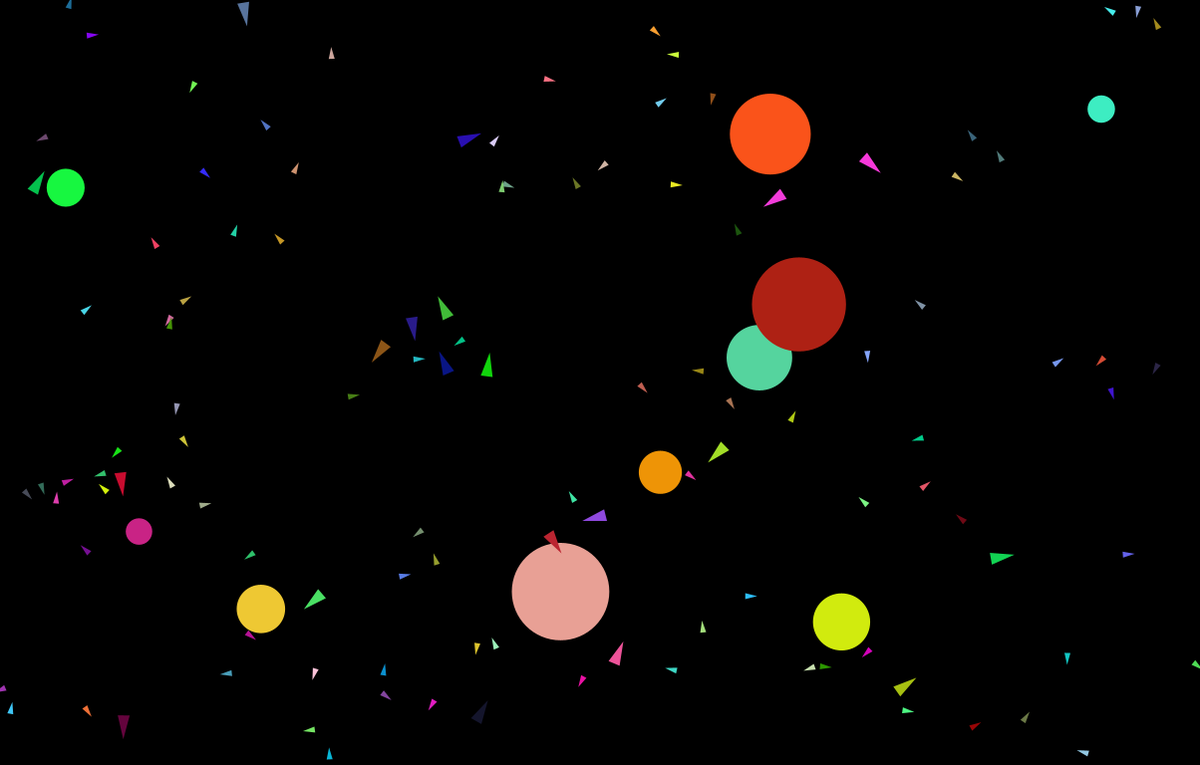
Frame 1 (no input)
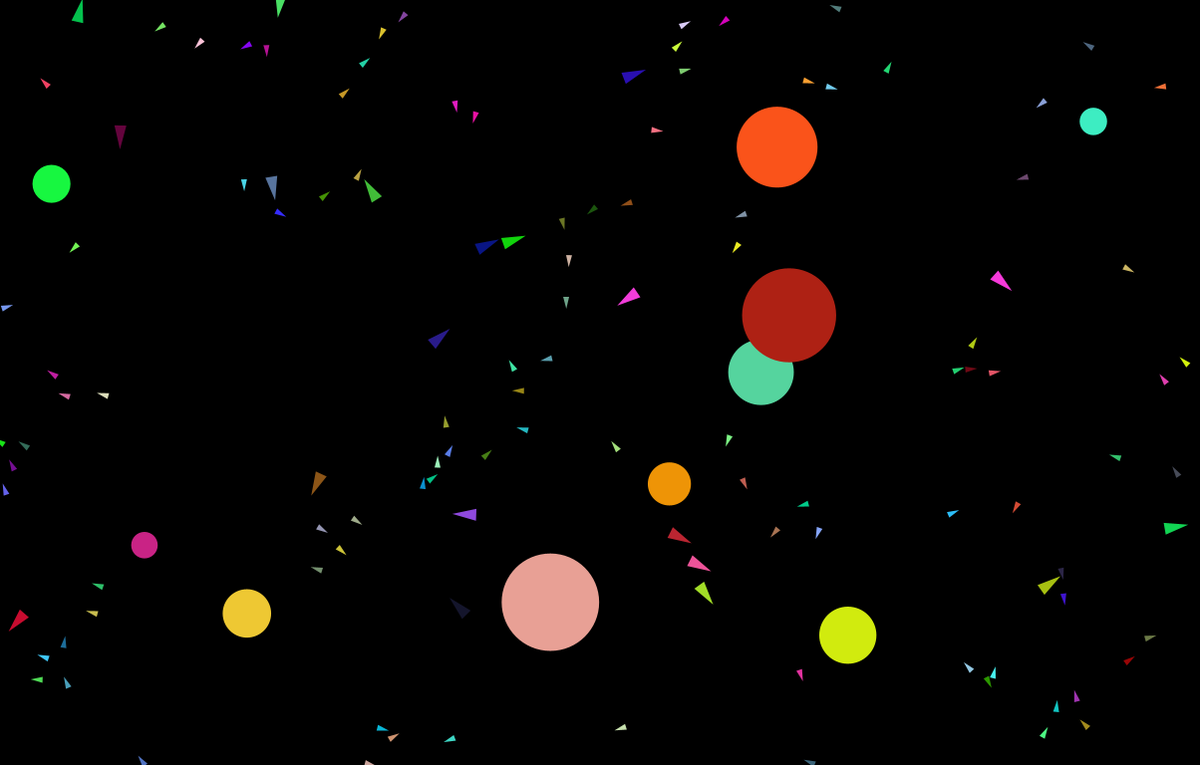
Frame 60 (the mouse pressed at the canvas centre just before this capture)
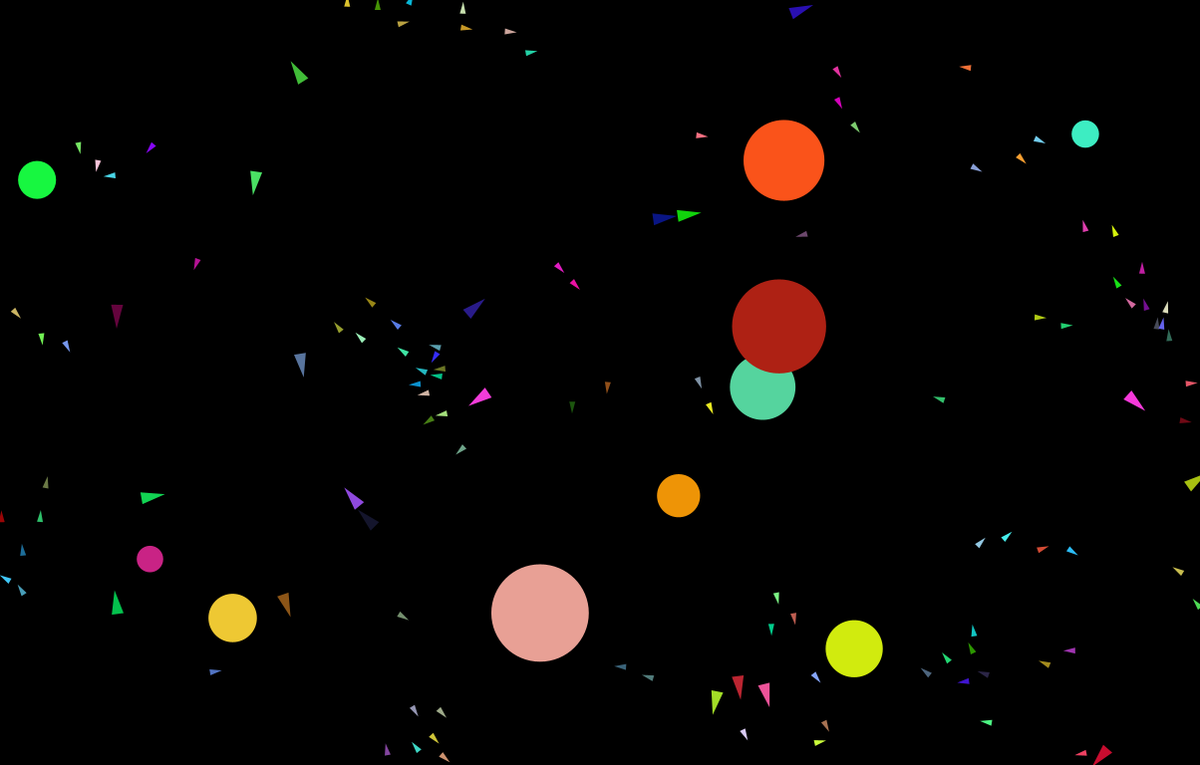
Frame 120 (the mouse held since frame 60 and released just before this capture)

The Processing sketch that drew these frames (run headless with seeded random() and noise(); from frame 60 on, the mouse is pressed at the canvas centre):

// Processing sketch: autononous_systems
// ── autononous_systems.pde
Particle p;
Particle v;
//Particle loki;

ArrayList<Particle> particles;
ArrayList<Particle> targets;
ArrayList<Particle> lokis;

PVector mouse_target;

void setup() {
  size(1204, 768);
  //p = new Particle();
  //v = new Particle();
  //p.maxspeed = 8;
  //test_avoid_setup();

  //loki = new Particle( new PVector(random(width),random(height)));
  //loki.size = 10;
  //loki.maxspeed = 3;
  //loki.debug = false;

  mouse_target = new PVector(width/2, height/2);
  particles = new ArrayList<Particle>();
  lokis = new ArrayList<Particle>();

  for (int i =0; i < 20; i++) {
    lokis.add( new Particle( new PVector( random(width), random(height))));  
    lokis.get(i).size = 6;
    lokis.get(i).maxspeed = 3;
  }

  for (int i =0; i < 100; i++) {
    particles.add( new Particle( new PVector( random(width), random(height))));
  }

  targets = new ArrayList<Particle>();

  for (int i =0; i < 10; i++) {
    targets.add( new Particle(new PVector( random(width), random(height))));
    // targets.get(i).velocity.mult(0);
    targets.get(i).size = random(10, 50);
    targets.get(i).maxspeed = 0.25;
    targets.get(i).scan_radius = 2* targets.get(i).size;
  }
}

void draw() {
  background(0); 
  frameRate(30);
  //test_avoid();

  //p.run();
  //v.run();

  test_complex_02();

  //loki_test();
}

//void loki_test(){

// loki.apply_force(loki.wander());
//for(Particle t: targets){
//  PVector avoid_force = loki.avoid(t.position, t.size);
//  loki.apply_force(avoid_force);
//  }
//loki.run(); 

//}

void test_complex_02() {
  for (Particle p : particles) {
    p.apply_behaviors(particles);
    for (Particle t : targets) {
      PVector avoid_force = p.avoid(t.position, t.size);
      p.apply_force(avoid_force);
    }
    for (Particle l : lokis) {
      PVector flee_force = p.flee(l, true);
      flee_force.mult(2);
      p.apply_force(flee_force);
    }
    //PVector flee_force = p.flee(loki,true);
    //flee_force.mult(2);
    //p.apply_force(flee_force);
    p.run();
  }

  for (Particle t : targets) {
    PVector sep = t.separate(targets);
    t.apply_force(sep);
    t.boundaries_pass();
    t.update();
    t.display02();
  }

  for (Particle l : lokis) {
    l.apply_behaviors(lokis);
    for (Particle t : targets) {
      PVector avoid_force = l.avoid(t.position, t.size);
      l.apply_force(avoid_force);
    }
    l.run();
  }
}

void test_complex_01() {
  for (Particle p : particles) {
    p.apply_behaviors(particles);
    PVector force = p.avoid(mouse_target, 50);
    p.apply_force(force);
    p.run();
  }

  show_mouse_target();
}

void test_avoid_setup() {

  p = new Particle(new PVector(0, height/2));
  v = new Particle(new PVector(0, 30));


  p.col = color(255, 0, 0);
  p.maxspeed = 4;

  mouse_target = new PVector(width/2, height/2);
}
void test_avoid() {
  //PVector force = p.avoid(mouse_target);
  PVector seek_force = p.seek(v, false);
  //p.apply_force(force);
  p.apply_force(seek_force);
}


void test_rendezvou_setup() {
  v = new Particle(new PVector(0, 30));
  p = new Particle(new PVector(100, height - 100));

  v.velocity = new PVector(4, 1);
  p.velocity = new PVector(0, 0);

  p.col = color(255, 0, 0);
  v.col = color(255, 255, 255);
  p.maxspeed = 4;
}
void test_rendezvou() {
  PVector force = p.rendezvou(v, false);
  p.apply_force(force);
}

void test_evade_setup() {
  v = new Particle(new PVector(0, 0));
  p = new Particle(new PVector(width/2, height/2));

  v.velocity = new PVector(4, 2.5);
  p.velocity = new PVector(0, 0);

  p.col = color(255, 0, 0);
  v.col = color(255, 255, 255);
  p.maxspeed = 4;
}
void test_evade() {
  PVector force = p.evade(v, true);
  p.apply_force(force);
}



void test_pursuit_setup() {
  v = new Particle(new PVector(0, 30));
  p = new Particle(new PVector(100, height - 100));

  v.velocity = new PVector(4, 1);
  p.velocity = new PVector(0, 0);

  p.col = color(255, 0, 0);
  v.col = color(255, 255, 255);
  p.maxspeed = 4;
}
void test_pursuit() {
  PVector force = p.pursuit(v, false);
  p.apply_force(force);
}


void show_mouse_target() {

  noFill();
  ellipseMode(RADIUS);

  stroke(255, 0, 255);
  ellipse(mouse_target.x, mouse_target.y, 50, 50);
}

void mouseClicked() {

  for (int i = 0; i < 100; i++) 
    particles.add(new Particle(new PVector(mouseX, mouseY)));
}

//void mouseClicked(){

//  v.position.x = mouseX;
//  v.position.y = mouseY;

//}

//void mouseClicked(){

//  mouse_target.x = mouseX;
//  mouse_target.y = mouseY;

//}
// ── Particle.pde
class Particle {
  int type;
  PVector position;
  PVector velocity;
  PVector acceleration;
  color col;
  float size;
  float lifetime;
  float age;
  float transparency;  
  float maxspeed;
  float maxforce;

  int mode;
  float safe_radius;
  float scan_radius;
  boolean scan_on;
  float wander_angle;

  boolean debug;

  Particle() {
    position = new PVector(random(width), random(height));
    init();
  }

  Particle(PVector p) {
    position = p.copy();
    init();
  }

  void init() {
    type = 0;
    maxspeed = 4;
    maxforce = 0.15;
    velocity = PVector.random2D();
    velocity.mult(maxspeed);
    acceleration = new PVector(0, 0);

    transparency = 255;
    col = color(random(255), random(255), random(255), transparency);

    size = 3;
    age = 0;
    lifetime = 255;

    mode = 0;

    safe_radius = pow(size, 3);
    scan_radius = 50;
    scan_on = false;
    wander_angle = 0;

    debug = false;
  }

  void run() {
boundaries_pass();
    update();
    display();
    
  }

  /*
* APPLY A FORCE TO PARTICLE
   */

  void apply_force(PVector force) {
    acceleration.add(force);
    //  acceleration.limit(maxforce);
  }

  /*
  * APPLY COMBINED FORCES TO PARTICLE
   */

  void apply_behaviors(ArrayList<Particle> particles) {

    PVector align_force = align(particles);
    PVector separate_force = separate(particles);
    PVector cohesion_force = cohesion(particles);

    align_force.mult(0.5);
    separate_force.mult(1.5);
    cohesion_force.mult(0.5);

    apply_force(align_force);
    apply_force(separate_force);
    apply_force(cohesion_force);

    
  }

  void update() {
    velocity.add(acceleration);
    velocity.limit(maxspeed);
    position.add(velocity);
    acceleration.mult(0);
   // display_scan();
  }

  void display() {
    float angle = velocity.heading() +PI/2;  
    fill(col);
    noStroke();

    pushMatrix();
    translate(position.x, position.y);
    rotate(angle);
    beginShape();
    vertex(0, -size*2);
    vertex(-size, size*2);
    vertex(size, size*2);
    endShape(CLOSE);
    //   ellipse(0, 0, size*2, size*2);

    popMatrix();
  }
    void display02() {
    float angle = velocity.heading() +PI/2;  
    fill(col);
    noStroke();

    pushMatrix();
    translate(position.x, position.y);
    //rotate(angle);
    //beginShape();
    //vertex(0, -size*2);
    //vertex(-size, size*2);
    //vertex(size, size*2);
    //endShape(CLOSE);
    ellipse(0, 0, size*2, size*2);

    popMatrix();
  }

  void display_scan() {
    stroke(255, 255, 0, 100);
    noFill();
    pushMatrix();
    translate(position.x, position.y);
    ellipseMode(RADIUS);
    ellipse(0, 0, scan_radius, scan_radius);
    popMatrix();
  }

  void boundaries_pass() {

    if (position.x < 0) {
      position.x =  width;
    } else if (position.x > width) {
      position.x = 0;
    }
    if (position.y < 0) {
      position.y =  height;
    } else if (position.y > height) {
      position.y = 0;
    }
  }


  /*
*  STEERING BEHAVIORS
   */

  // PRINCIPAL FUNCTION STEER
  PVector steer(PVector position_, PVector target_, PVector velocity_) {

    PVector desired = PVector.sub(target_, position_);
    desired.setMag(maxspeed);

    PVector steer = PVector.sub(desired, velocity_);
    steer.setMag(maxforce);

    return steer;
  }

  /*
  * SEEK A TARGET OR A POSITION
   *
   */
  PVector seek(Particle target, boolean scan) {
    if (scan) {
      float dist = PVector.dist(position, target.position);
      if (dist > scan_radius) {
        return new PVector(0, 0);
      }
    }    
    PVector force = steer(position, target.position, velocity);
    return force;
  }

  PVector seek(PVector target, boolean scan) {
    if (scan) {
      float dist = PVector.dist(position, target);
      if (dist > scan_radius) {
        return new PVector(0, 0);
      }
    }

    PVector force = steer(position, target, velocity);
    return force;
  }

  /*
  * FLEE FROM A PARTICLE OR A POSITION
   */

  PVector flee(Particle target, boolean scan) {

    if (scan) {
      float dist = PVector.dist(position, target.position);
      if (dist > scan_radius) {
        return new PVector(0, 0);
      }
    }

    PVector force = steer(position, target.position, velocity);
    force.mult(-1);
    return force;
  }

  PVector flee(PVector target, boolean scan) {

    if (scan) {
      float dist = PVector.dist(position, target);
      if (dist > scan_radius) {
        return new PVector(0, 0);
      }
    }
    PVector force = steer(position, target, velocity);
    force.mult(-1);
    return force;
  }

  /*
  * RANDOM WALK
   */
  PVector wander() {

    // float act = velocity.mag();    
    // float sight = 0.5*((act*act)/max_force);
    ////float sight = 100;

    PVector current_speed = velocity.copy();

    current_speed.normalize().mult(scan_radius);
    current_speed.add(position);


    if (random(1) < 0.01) {
      wander_angle = random(-PI, PI);
    }

    float vx = cos(wander_angle) * scan_radius;
    float vy = sin(wander_angle) * scan_radius;

    PVector future = new PVector(vx, vy);
    future.add(current_speed);
    //return seek(future); 
    if (debug) {
      noFill();
      stroke(255);
      strokeWeight(1);
      line(position.x, position.y, current_speed.x, current_speed.y);
      line(current_speed.x, current_speed.y, future.x, future.y);
      ellipseMode(RADIUS);
      ellipse(current_speed.x, current_speed.y, scan_radius, scan_radius);
    }
    //apply_force(seek(future));
    return seek(future, false);
    
    
}

  /*
  *   ARRIVE BEHAVIOR
   */

  PVector arrive(PVector target, boolean scan) {

    float distance;
    float slowing_distance;
    float clipped_speed;

    slowing_distance = 0.5*((maxspeed*maxspeed)/maxforce);
    clipped_speed = maxspeed;

    if (scan) {
      float dist = PVector.dist(position, target);
      if (dist > scan_radius) {
        return new PVector(0, 0);
      }
    }

    PVector desired = PVector.sub(target, position);
    distance = desired.mag();

    if (distance < slowing_distance) {
      clipped_speed = map(distance, slowing_distance, 0, maxspeed, 0);
    } 

    // This part is the steer funcion.
    desired.setMag(clipped_speed);
    PVector steer = PVector.sub(desired, velocity);
    steer.limit(maxforce);
    return steer;
  }

  PVector arrive(Particle target, boolean scan) {

    float distance;
    float slowing_distance;
    float clipped_speed;

    slowing_distance = 0.5*((maxspeed*maxspeed)/maxforce);
    clipped_speed = maxspeed;

    if (scan) {
      float dist = PVector.dist(position, target.position);
      if (dist > scan_radius) {
        return new PVector(0, 0);
      }
    }

    PVector desired = PVector.sub(target.position, position);
    distance = desired.mag();

    if (distance < slowing_distance) {
      clipped_speed = map(distance, slowing_distance, 0, maxspeed, 0);
    } 

    // This part is the steer funcion.
    desired.setMag(clipped_speed);
    PVector steer = PVector.sub(desired, velocity);
    steer.limit(maxforce);
    return steer;
  }

  /*
  * PURSUIT BEHAVIOR
   */

  PVector pursuit(Particle target, boolean scan) {

    PVector distance = PVector.sub(target.position, position);
    float d = distance.mag();  
    PVector dif = PVector.sub(velocity, target.velocity);
    float factor = d/dif.mag();
    //float factor = d/velocity.mag();


    PVector future_location = target.velocity.copy();    
    future_location.mult(factor);
    future_location.add(target.position);

    return seek(future_location, scan);
  }

  /*
  * EVADE BEHAVIOR
   */

  PVector evade(Particle target, boolean scan) {

    PVector distance = PVector.sub(target.position, position);
    float d = distance.mag();  
    PVector dif = PVector.sub(velocity, target.velocity);
    float factor = d/dif.mag();
    //float factor = d/velocity.mag();


    PVector future_location = target.velocity.copy();    
    future_location.mult(factor);
    future_location.add(target.position);

    return flee(future_location, scan);
  }


  PVector rendezvou(Particle target, boolean scan) {

    PVector distance = PVector.sub(target.position, position);
    float d = distance.mag();  
    // PVector dif = PVector.sub(velocity,target_velocity);
    PVector dif = PVector.sub(target.velocity, velocity);
    dif.normalize();
    // float factor = d/dif.mag();

    float factor = d;
    dif.mult(factor);

    PVector future_location = target.velocity.copy();    
    //future_location.mult(factor);
    future_location.add(dif);
    future_location.add(target.position);

    return seek(future_location, scan);
  }

  /*
  *  AVOID BEHAVIOR
   */

  PVector avoid(PVector target, float rad) {

    float current_speed = velocity.mag();
    // float lookahead = 40;
    //float lookahead = max_speed;
    float lookahead = 0.5*((current_speed*current_speed)/maxforce);

    PVector ahead = velocity.copy().normalize();
    ahead.mult(lookahead);
    ahead.add(position);

    PVector distance = PVector.sub(target, ahead);
    float d_mag = distance.mag();
    float r1 = safe_radius;
    float r2 = rad;
    float threshold = r1 + r2;
    float diff = threshold - d_mag;

    if (debug) {
      noFill();
      ellipseMode(CENTER);
      stroke(255, 255, 0);
      ellipse(position.x, position.y, r1*2, r1*2);
      stroke(255, 0, 255);
      ellipse(target.x, target.y, r2*2, r2*2);
      stroke(255);
      line(position.x, position.y, ahead.x, ahead.y);
    }
    if (diff > 0) {
      //print(d_mag + " ");
      //println("vai batter"); 
      // // velocity.mult(0);
      distance.normalize();


      distance.mult(diff);
      distance.limit(maxforce);

      velocity = PVector.sub(velocity, distance);
      //  velocity.normalize();
      velocity.limit(maxspeed);

      PVector force = steer(ahead, target, velocity);
      force.mult(-1);
      return force;
    } else {

      distance = PVector.sub(target, position);
      d_mag = distance.mag();
      diff = threshold - d_mag;
      if (diff > 0) {
        PVector force = steer(ahead, target, velocity);
        force.mult(-1);
        return force;
      } else {
        return new PVector(0, 0);
      }
    }
  }



  /*
*   TESTES 
   */

  void test_arrive() {
    PVector arrive_force = arrive(new PVector(mouseX, mouseY), false);
    PVector wander_force = wander();

    if (arrive_force.mag() > 0) {
      wander_force.mult(0);
    }

    apply_force(wander_force);
    apply_force(arrive_force);


    float r =  0.5*((maxspeed*maxspeed)/maxforce);
    noFill();
    stroke(255, 0, 0);
    ellipseMode(CENTER);
    ellipse(mouseX, mouseY, r, r);
  }


  PVector separate(ArrayList<Particle> v) {

    PVector sum = new PVector();
    PVector steer = new PVector(0, 0);
    int count = 0;

    for (Particle other : v) {
      float d = PVector.dist(position, other.position);

      if (d > 0 && d < safe_radius) {
        PVector diff = PVector.sub(position, other.position);
        diff.normalize();
        diff.div(d);
        sum.add(diff);
        count++;
      }
    }

    if (count > 0) {
      sum.div(count);
      sum.normalize();
      sum.mult(maxspeed);

      steer =  PVector.sub(sum, velocity);
      steer.limit(maxforce);
    }
    return steer;
  }

  /*
* COMPLEX SYSTEMS
   */

  PVector align(ArrayList<Particle> v) {

    PVector sum = new PVector();
    PVector steer = new PVector(0, 0);
    int count = 0;

    for (Particle other : v) {
      float d = PVector.dist(position, other.position);

      if (d > 0 && d < scan_radius) {
        sum.add(other.velocity);
        count++;
      }
    }

    if (count > 0) {
      sum.div(count);
      sum.normalize();
      sum.mult(maxspeed);

      steer =  PVector.sub(sum, velocity);
      steer.limit(maxforce);
    }
    return steer;
  }

  PVector cohesion(ArrayList<Particle> v) {

    PVector sum = new PVector();
    PVector steer = new PVector(0, 0);
    int count = 0;

    for (Particle other : v) {
      float d = PVector.dist(position, other.position);

      if (d > 0 && d < scan_radius) {

        PVector diff = PVector.sub(other.position, position);
        sum.add(diff);
        count++;
      }
    }

    if (count > 0) {
      sum.div(count);
      sum.normalize();
      sum.mult(maxspeed);

      steer =  PVector.sub(sum, velocity);
      steer.limit(maxforce);
    }
    return steer;
  }





  //void test_01(){
  //  PVector seek_force = seek(new PVector(mouseX,mouseY), true);
  //  PVector wander_force = wander();

  //   if (seek_force.mag() > 0){
  //     wander_force.mult(0);
  //   }

  //   apply_force(wander_force);
  //   apply_force(seek_force);
  //}

  //void test_01(){
  //  PVector flee_force = flee(new PVector(mouseX,mouseY), true);
  //  PVector wander_force = wander();

  //   if (flee_force.mag() > 0){
  //     wander_force.mult(0);
  //   }

  //   apply_force(wander_force);
  //   apply_force(flee_force);
  //}
}
